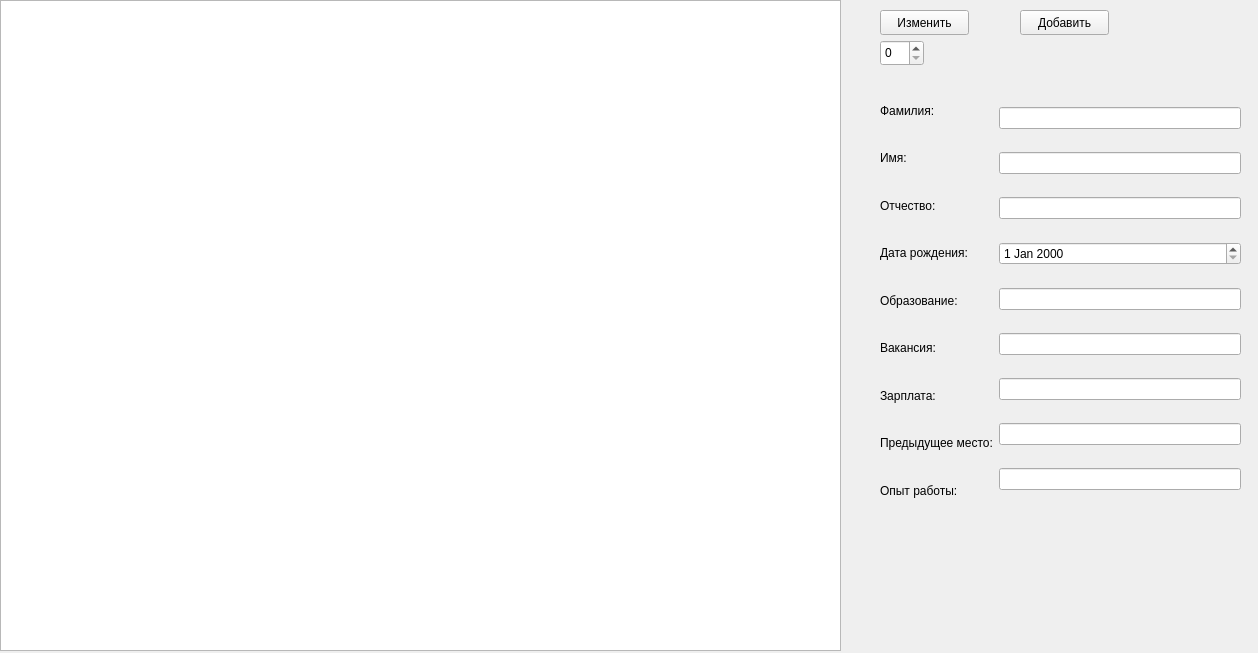
<?xml version="1.0" encoding="UTF-8"?>
<ui version="4.0">
 <class>WorkerWindow</class>
 <widget class="QWidget" name="WorkerWindow">
  <property name="windowModality">
   <enum>Qt::ApplicationModal</enum>
  </property>
  <property name="geometry">
   <rect>
    <x>0</x>
    <y>0</y>
    <width>1258</width>
    <height>653</height>
   </rect>
  </property>
  <property name="windowTitle">
   <string>Form</string>
  </property>
  <widget class="QTableView" name="tableView">
   <property name="geometry">
    <rect>
     <x>0</x>
     <y>0</y>
     <width>841</width>
     <height>651</height>
    </rect>
   </property>
  </widget>
  <widget class="QSpinBox" name="numberOfChanging">
   <property name="geometry">
    <rect>
     <x>880</x>
     <y>40</y>
     <width>44</width>
     <height>26</height>
    </rect>
   </property>
  </widget>
  <widget class="QPushButton" name="changeWorkerButton">
   <property name="geometry">
    <rect>
     <x>880</x>
     <y>10</y>
     <width>89</width>
     <height>25</height>
    </rect>
   </property>
   <property name="text">
    <string>Изменить</string>
   </property>
  </widget>
  <widget class="QPushButton" name="addWorkerButton">
   <property name="geometry">
    <rect>
     <x>1020</x>
     <y>10</y>
     <width>89</width>
     <height>25</height>
    </rect>
   </property>
   <property name="text">
    <string>Добавить</string>
   </property>
  </widget>
  <widget class="QWidget" name="horizontalLayoutWidget">
   <property name="geometry">
    <rect>
     <x>880</x>
     <y>90</y>
     <width>361</width>
     <height>421</height>
    </rect>
   </property>
   <layout class="QHBoxLayout" name="horizontalLayout">
    <item>
     <layout class="QVBoxLayout" name="verticalLayout_2">
      <item>
       <widget class="QLabel" name="label">
        <property name="text">
         <string>Фамилия:</string>
        </property>
       </widget>
      </item>
      <item>
       <widget class="QLabel" name="label_2">
        <property name="text">
         <string>Имя:</string>
        </property>
       </widget>
      </item>
      <item>
       <widget class="QLabel" name="label_3">
        <property name="text">
         <string>Отчество:</string>
        </property>
       </widget>
      </item>
      <item>
       <widget class="QLabel" name="label_4">
        <property name="text">
         <string>Дата рождения:</string>
        </property>
       </widget>
      </item>
      <item>
       <widget class="QLabel" name="label_5">
        <property name="text">
         <string>Образование:</string>
        </property>
       </widget>
      </item>
      <item>
       <widget class="QLabel" name="label_6">
        <property name="text">
         <string>Вакансия:</string>
        </property>
       </widget>
      </item>
      <item>
       <widget class="QLabel" name="label_8">
        <property name="text">
         <string>Зарплата:</string>
        </property>
       </widget>
      </item>
      <item>
       <widget class="QLabel" name="label_9">
        <property name="text">
         <string>Предыдущее место:</string>
        </property>
       </widget>
      </item>
      <item>
       <widget class="QLabel" name="label_7">
        <property name="text">
         <string>Опыт работы:</string>
        </property>
       </widget>
      </item>
     </layout>
    </item>
    <item>
     <layout class="QVBoxLayout" name="verticalLayout">
      <property name="sizeConstraint">
       <enum>QLayout::SetMaximumSize</enum>
      </property>
      <item>
       <widget class="QLineEdit" name="surnameEdit"/>
      </item>
      <item>
       <widget class="QLineEdit" name="nameEdit"/>
      </item>
      <item>
       <widget class="QLineEdit" name="lastnameEdit"/>
      </item>
      <item>
       <widget class="QDateEdit" name="birthDateEdit"/>
      </item>
      <item>
       <widget class="QLineEdit" name="isEducatedEdit"/>
      </item>
      <item>
       <widget class="QLineEdit" name="vacancyEdit"/>
      </item>
      <item>
       <widget class="QLineEdit" name="salaryEdit"/>
      </item>
      <item>
       <widget class="QLineEdit" name="lastPlaceEdit"/>
      </item>
      <item>
       <widget class="QLineEdit" name="experienceOfWorkEdit"/>
      </item>
     </layout>
    </item>
   </layout>
  </widget>
 </widget>
 <resources/>
 <connections/>
</ui>
